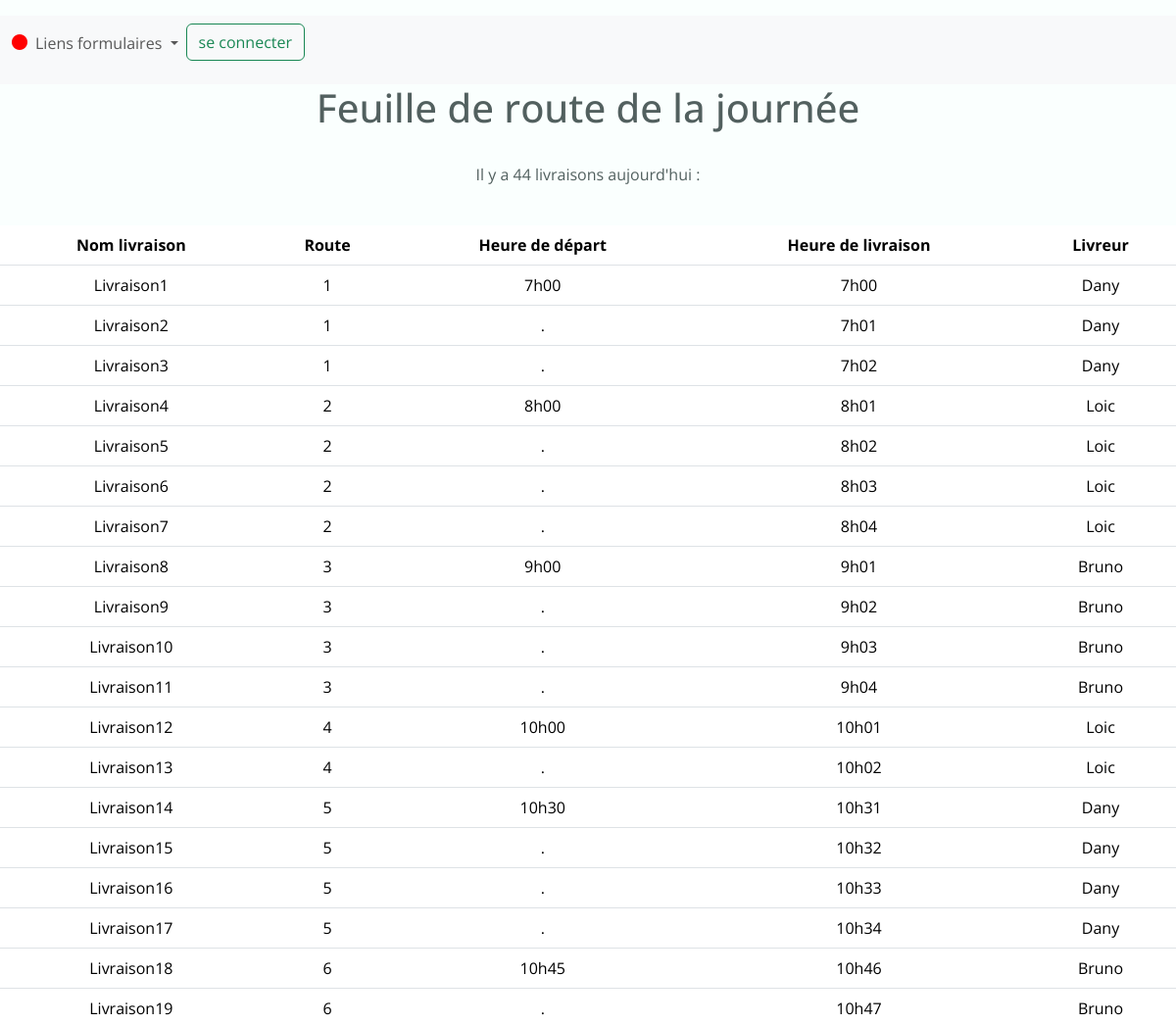
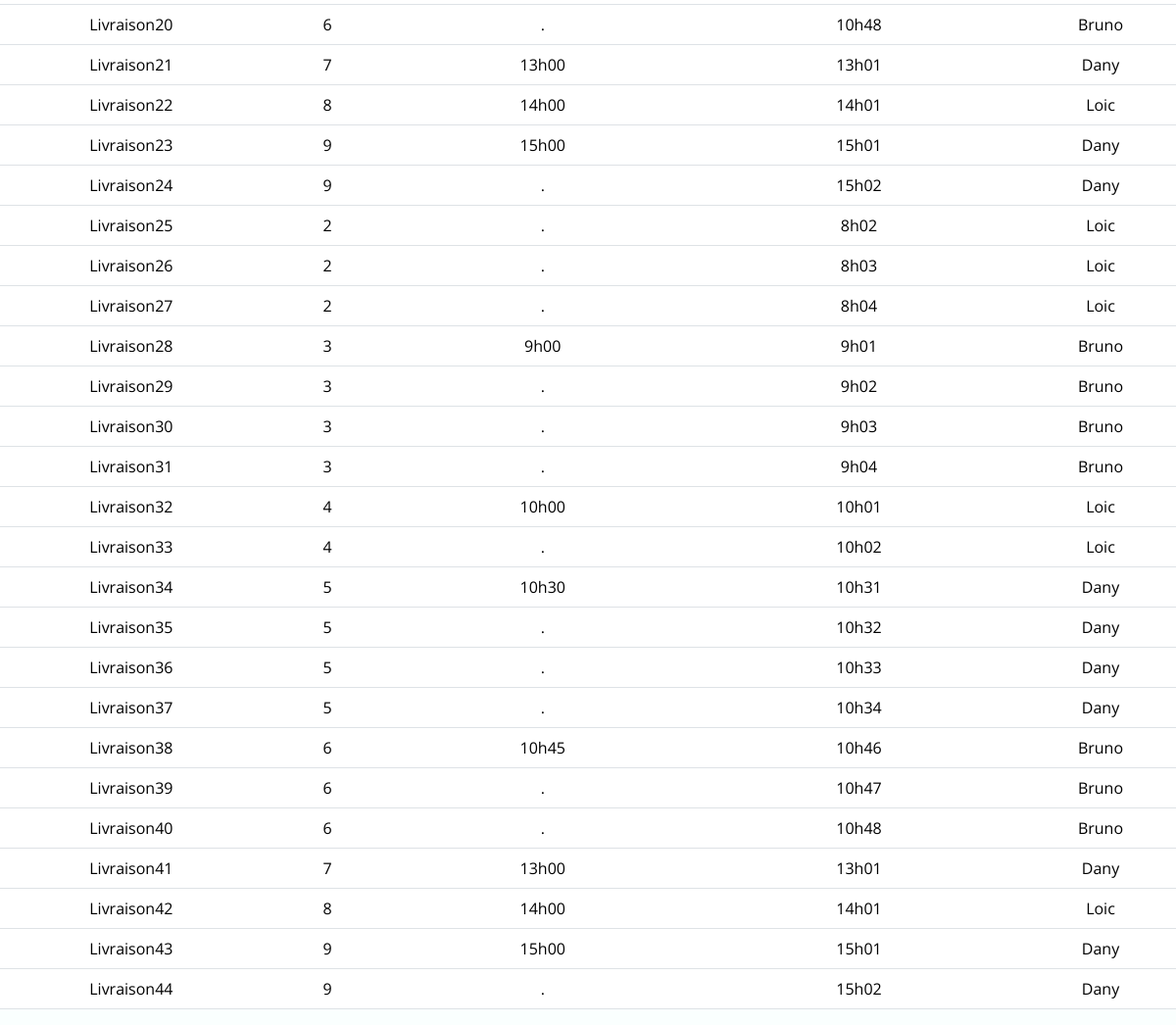
The page /livraisons_list/ on the database its author committed (2 pictures, top to bottom).
### listings/models.py (models this page shows, shortened)
class Livraison(models.Model):
    nom = models.fields.CharField(max_length=100, null=True, blank=True,)
    route = models.ForeignKey(Route, null=True, blank=True, on_delete=models.SET_NULL)
    heure_depart = models.fields.CharField(null=True, blank=True, max_length=100)
    heure_livraison = models.fields.CharField(null=True, blank=True, max_length=100)
    client = models.ForeignKey(Client, null=True, blank=True, on_delete=models.SET_NULL)
    date = models.fields.DateField(null=True, blank=True,)
    commentaire = models.fields.CharField(null=True, blank=True, max_length=500)
    details_commande = models.FileField(null=True, blank=True, upload_to='media/commandesdetail/')
    infodetail = models.fields.CharField(null=True, blank=True, max_length=100)
    livreur = models.ForeignKey(Livreur, null=True, blank=True, on_delete=models.SET_NULL)
    journee = models.ForeignKey(Journee, null=True, blank=True, on_delete=models.SET_NULL)
    aidelivreur = models.fields.CharField(null=True, blank=True, max_length=100)
    checklist = models.fields.CharField(null=True, blank=True, max_length =3)
    retourtraiteur = models.fields.CharField(null=True, blank=True, max_length = 3)
    recuperation = models.fields.CharField(null=True, blank=True, max_length = 3)
    status = models.BooleanField(default=False)
    adress = models.fields.CharField(null=True, blank=True, max_length=100)
    zipcode = models.fields.CharField(null=True, blank=True, max_length=100)
    city = models.fields.CharField(null=True, blank=True, max_length=100, default="Montreal")
    country = models.fields.CharField(null=True, blank=True, max_length=100, default="Canada")
    lat = models.fields.CharField(null=True, blank=True, max_length=200)
    lng = models.fields.CharField(null=True, blank=True, max_length=200)
    place_id = models.fields.CharField(null=True, blank=True, max_length=200)

class Route(models.Model):
     nom = models.fields.CharField(max_length=100)
     def __str__(self):
        return f'{self.nom}'

class Livreur(models.Model):
        nom = models.fields.CharField(max_length=100)
        user = models.OneToOneField(User, null=True, on_delete=models.CASCADE)

### listings/views.py (the view)
# urls.py: path('livraisons_list/', views.livraisons_list, name = 'livraisons-list'),
def livraisons_list(request):
    livraisons  = Livraison.objects.all()
    livreurs = Livreur.objects.all()
    journees = Journee.objects.all()
    return render(request, 'listings/livraisons_list.html', context={'livraisons': livraisons,
                                                              'livreurs': livreurs,
                                                              'journees' : journees})

### listings/templates/listings/livraisons_list.html (shortened to what this page needs)
{% extends 'listings/base.html' %}
{% block content %}
<nav class="navbar navbar-expand-lg bg-body-tertiary">
    <div class="container-fluid">
        <p>{% if user.is_authenticated %}
            <p style="color: green;"><i class="fa-solid fa-circle" style="color: green;"></i></p>
        {% else %}
        <p style="color: red;"><i class="fa-solid fa-circle" style="color: red;"></i></p>
        {% endif %}</p>
      <div class="collapse navbar-collapse" id="navbarSupportedContent">
        <ul class="navbar-nav me-auto mb-2 mb-lg-0">
          <li class="nav-item dropdown">
            <a class="nav-link dropdown-toggle" href="#" role="button" data-bs-toggle="dropdown" aria-expanded="false">
                Liens formulaires
            </a>
            <li class="nav-item">
                <div>
                  <p>{% if user.is_authenticated %}
                      <form action="{% url 'logout' %}" method="post">
                          {% csrf_token %}
                          <button type="submit" class="btn btn-outline-danger">se déconnecter</button>
                      </form>
                      {% else %}
                          <a href="{% url 'login' %}" class="btn btn-outline-success" >se connecter</a>
                      {% endif %}</p>
                  </div>
              </li>
          </li>
        </ul>
      </div>
    </div>
  </nav>
<div style="text-align: center;">
<h1>Feuille de route de la journée</h1>
<br>
<p>Il y a  {{ livraisons|length }} livraisons aujourd'hui : </p>
<br>
<table class="table">
    <thead class="thead-dark">
      <tr>
        <th scope="col">Nom livraison</th>
        <th scope="col">Route</th>
        <th scope="col">Heure de départ</th>
        <th scope="col">Heure de livraison</th>
        <th scope="col">Livreur</th>
      </tr>
    </thead>
    <tbody>
        {% for livraison in livraisons %}
      <tr>
        <td>{{livraison.nom}}</td>
        <td>{{ livraison.route }}</td>
        <td>{{ livraison.heure_depart }}</td>
        <td>{{ livraison.heure_livraison }}</td>
        <td>{{livraison.livreur.nom}}</td>
      {% endfor %}
    </tbody>
  </table>
</div>
{% endblock %}

### listings/static/listings/styles.css (style rules this page uses)
:root { --header-height: 3rem; --hue: 174; --sat: 63%; --first-color: hsl(var(--hue), var(--sat), 40%); --first-color-alt: hsl(var(--hue), var(--sat), 36%); --title-color: hsl(var(--hue), 12%, 15%); --text-color: hsl(var(--hue), 8%, 35%); --body-color: hsl(var(--hue), 100%, 99%); --container-color: #FFF; --body-font: 'Open Sans', sans-serif; --h1-font-size: 1.5rem; --normal-font-size: .938rem; --tiny-font-size: .625rem; --z-tooltip: 10; --z-fixed: 100; }
@media screen and (min-width: 968px) { :root { --h1-font-size: 2.25rem; --normal-font-size: 1rem; } }
* { box-sizing: border-box; padding: 0; margin: 0; }
html { scroll-behavior: smooth; }
body { margin: var(--header-height) 0 0 0; font-family: var(--body-font); font-size: var(--normal-font-size); background-color: var(--body-color); color: var(--text-color); }
ul { list-style: none; }
a { text-decoration: none; }
@media screen and (min-width: 767px) { body { margin: 0; } }

### rows shown on the page
Livraison: nom "Livraison1", route "1", heure_depart "7h00", heure_livraison "7h00", livreur.nom "Dany"
Livraison: nom "Livraison2", route "1", heure_depart ".", heure_livraison "7h01", livreur.nom "Dany"
Livraison: nom "Livraison3", route "1", heure_depart ".", heure_livraison "7h02", livreur.nom "Dany"
Livraison: nom "Livraison4", route "2", heure_depart "8h00", heure_livraison "8h01", livreur.nom "Loic"
Livraison: nom "Livraison5", route "2", heure_depart ".", heure_livraison "8h02", livreur.nom "Loic"
Livraison: nom "Livraison6", route "2", heure_depart ".", heure_livraison "8h03", livreur.nom "Loic"
Livraison: nom "Livraison7", route "2", heure_depart ".", heure_livraison "8h04", livreur.nom "Loic"
Livraison: nom "Livraison8", route "3", heure_depart "9h00", heure_livraison "9h01", livreur.nom "Bruno"
Livraison: nom "Livraison9", route "3", heure_depart ".", heure_livraison "9h02", livreur.nom "Bruno"
Livraison: nom "Livraison10", route "3", heure_depart ".", heure_livraison "9h03", livreur.nom "Bruno"
Livraison: nom "Livraison11", route "3", heure_depart ".", heure_livraison "9h04", livreur.nom "Bruno"
Livraison: nom "Livraison12", route "4", heure_depart "10h00", heure_livraison "10h01", livreur.nom "Loic"
Livraison: nom "Livraison13", route "4", heure_depart ".", heure_livraison "10h02", livreur.nom "Loic"
Livraison: nom "Livraison14", route "5", heure_depart "10h30", heure_livraison "10h31", livreur.nom "Dany"
Livraison: nom "Livraison15", route "5", heure_depart ".", heure_livraison "10h32", livreur.nom "Dany"
Livraison: nom "Livraison16", route "5", heure_depart ".", heure_livraison "10h33", livreur.nom "Dany"
Livraison: nom "Livraison17", route "5", heure_depart ".", heure_livraison "10h34", livreur.nom "Dany"
Livraison: nom "Livraison18", route "6", heure_depart "10h45", heure_livraison "10h46", livreur.nom "Bruno"
Livraison: nom "Livraison19", route "6", heure_depart ".", heure_livraison "10h47", livreur.nom "Bruno"
Livraison: nom "Livraison20", route "6", heure_depart ".", heure_livraison "10h48", livreur.nom "Bruno"
Livraison: nom "Livraison21", route "7", heure_depart "13h00", heure_livraison "13h01", livreur.nom "Dany"
Livraison: nom "Livraison22", route "8", heure_depart "14h00", heure_livraison "14h01", livreur.nom "Loic"
Livraison: nom "Livraison23", route "9", heure_depart "15h00", heure_livraison "15h01", livreur.nom "Dany"
Livraison: nom "Livraison24", route "9", heure_depart ".", heure_livraison "15h02", livreur.nom "Dany"
Livraison: nom "Livraison25", route "2", heure_depart ".", heure_livraison "8h02", livreur.nom "Loic"
Livraison: nom "Livraison26", route "2", heure_depart ".", heure_livraison "8h03", livreur.nom "Loic"
Livraison: nom "Livraison27", route "2", heure_depart ".", heure_livraison "8h04", livreur.nom "Loic"
Livraison: nom "Livraison28", route "3", heure_depart "9h00", heure_livraison "9h01", livreur.nom "Bruno"
Livraison: nom "Livraison29", route "3", heure_depart ".", heure_livraison "9h02", livreur.nom "Bruno"
Livraison: nom "Livraison30", route "3", heure_depart ".", heure_livraison "9h03", livreur.nom "Bruno"
Livraison: nom "Livraison31", route "3", heure_depart ".", heure_livraison "9h04", livreur.nom "Bruno"
Livraison: nom "Livraison32", route "4", heure_depart "10h00", heure_livraison "10h01", livreur.nom "Loic"
Livraison: nom "Livraison33", route "4", heure_depart ".", heure_livraison "10h02", livreur.nom "Loic"
Livraison: nom "Livraison34", route "5", heure_depart "10h30", heure_livraison "10h31", livreur.nom "Dany"
Livraison: nom "Livraison35", route "5", heure_depart ".", heure_livraison "10h32", livreur.nom "Dany"
Livraison: nom "Livraison36", route "5", heure_depart ".", heure_livraison "10h33", livreur.nom "Dany"
Livraison: nom "Livraison37", route "5", heure_depart ".", heure_livraison "10h34", livreur.nom "Dany"
Livraison: nom "Livraison38", route "6", heure_depart "10h45", heure_livraison "10h46", livreur.nom "Bruno"
Livraison: nom "Livraison39", route "6", heure_depart ".", heure_livraison "10h47", livreur.nom "Bruno"
Livraison: nom "Livraison40", route "6", heure_depart ".", heure_livraison "10h48", livreur.nom "Bruno"
Livraison: nom "Livraison41", route "7", heure_depart "13h00", heure_livraison "13h01", livreur.nom "Dany"
Livraison: nom "Livraison42", route "8", heure_depart "14h00", heure_livraison "14h01", livreur.nom "Loic"
Livraison: nom "Livraison43", route "9", heure_depart "15h00", heure_livraison "15h01", livreur.nom "Dany"
Livraison: nom "Livraison44", route "9", heure_depart ".", heure_livraison "15h02", livreur.nom "Dany"

### other values the page prints
{{ livraisons|length }} "44"
